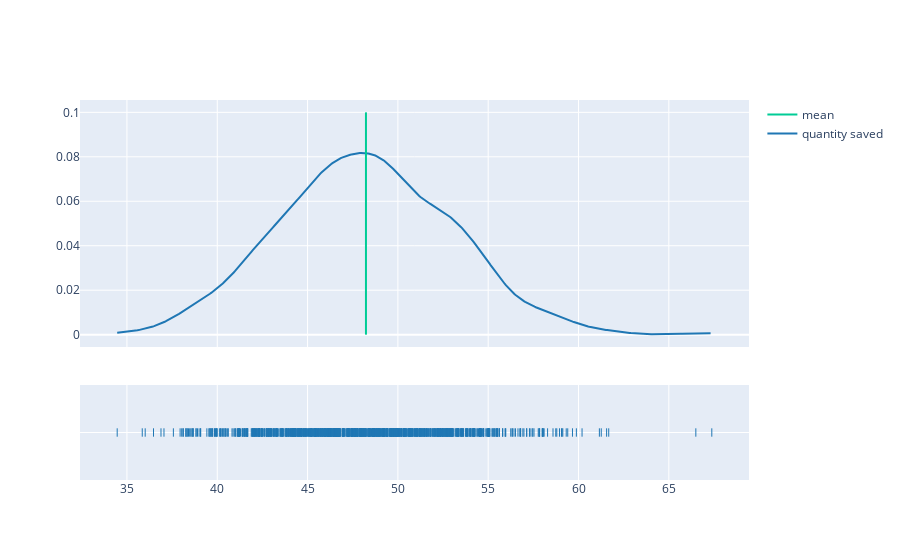

Write notebook code for a chart like this one.
### Code cell
richsaving=rich["quant_saved"].tolist()
richsamplingMeanList=[]
for i in range (1000):
  tempList=[]
  for j in range(100):
    tempList.append(random.choice(richsaving))
  richsamplingMeanList.append(st.mean(tempList))
richmeanSampling=st.mean(richsamplingMeanList)
richsd=st.stdev(richsamplingMeanList)

fig=ff.create_distplot([richsamplingMeanList],["quantity saved"],show_hist=False)
fig.add_trace(go.Scatter(x=[richmeanSampling,richmeanSampling],y=[0,0.1],mode="lines",name="mean"))
fig.show()

### Figure 1 — Plotly figure (JSON) as saved in the notebook; plotly's stock layout.template omitted (floating-point values rounded to 4 significant figures; data arrays with more than 128 entries replaced by an {"elided": "..."} marker saying what was removed)
{"data": [{"legendgroup": "quantity saved", "marker": {"color": "rgb(31, 119, 180)"}, "mode": "lines", "name": "quantity saved", "showlegend": true, "type": "scatter", "x": {"elided": "500 float values"}, "xaxis": "x", "y": {"elided": "500 float values"}, "yaxis": "y"}, {"legendgroup": "quantity saved", "marker": {"color": "rgb(31, 119, 180)", "symbol": "line-ns-open"}, "mode": "markers", "name": "quantity saved", "showlegend": false, "type": "scatter", "x": {"elided": "1000 float values"}, "xaxis": "x", "y": {"elided": "1000 str values"}, "yaxis": "y2"}, {"mode": "lines", "name": "mean", "type": "scatter", "x": [48.23, 48.23], "y": [0, 0.1]}], "layout": {"barmode": "overlay", "hovermode": "closest", "legend": {"traceorder": "reversed"}, "xaxis": {"anchor": "y2", "domain": [0, 1], "zeroline": false}, "yaxis": {"anchor": "free", "domain": [0.35, 1], "position": 0}, "yaxis2": {"anchor": "x", "domain": [0, 0.25], "dtick": 1, "showticklabels": false}}}
